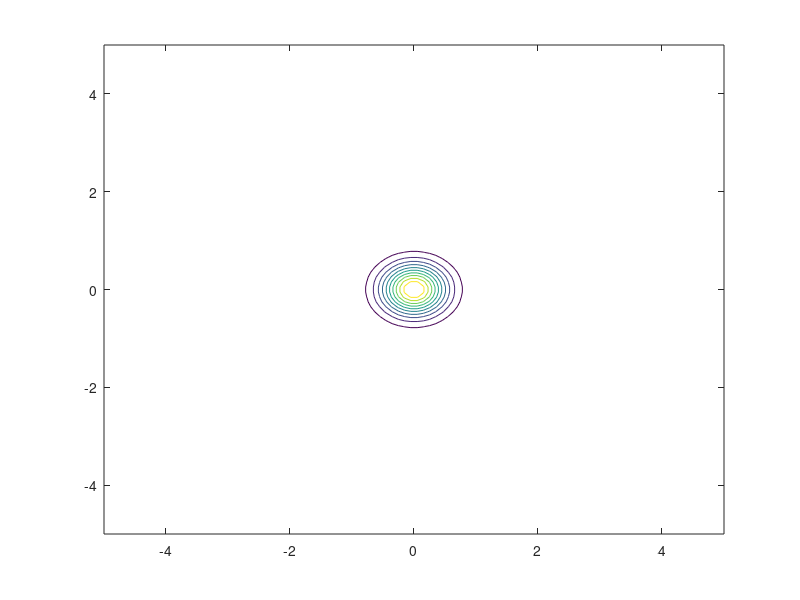

Recreate this plot in MATLAB.

addpath(genpath('D:\matlab2017\work\10_ML_toolbox'))

close all; clear all; clc;

variance=0.5;
[Xs,Ys]=meshgrid(linspace(-5,5,100),linspace(-5,5,100));
X=[Xs(:),Ys(:)];

rbf=exp(-sum(X.^2,2)/variance^2);

contour(Xs,Ys,reshape(rbf,100,100),10)
